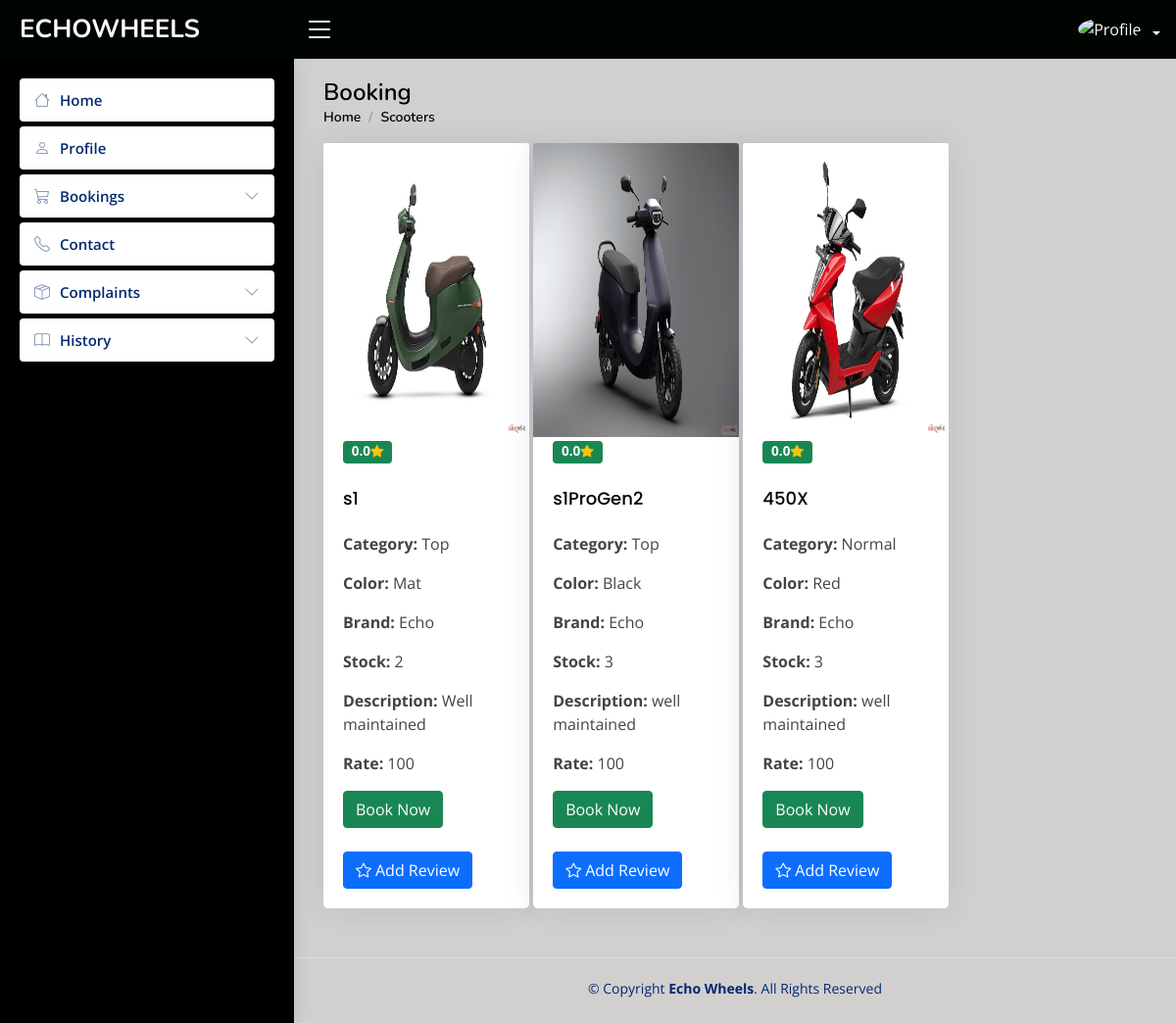
The app's page /user/viewscooter.php, older data.
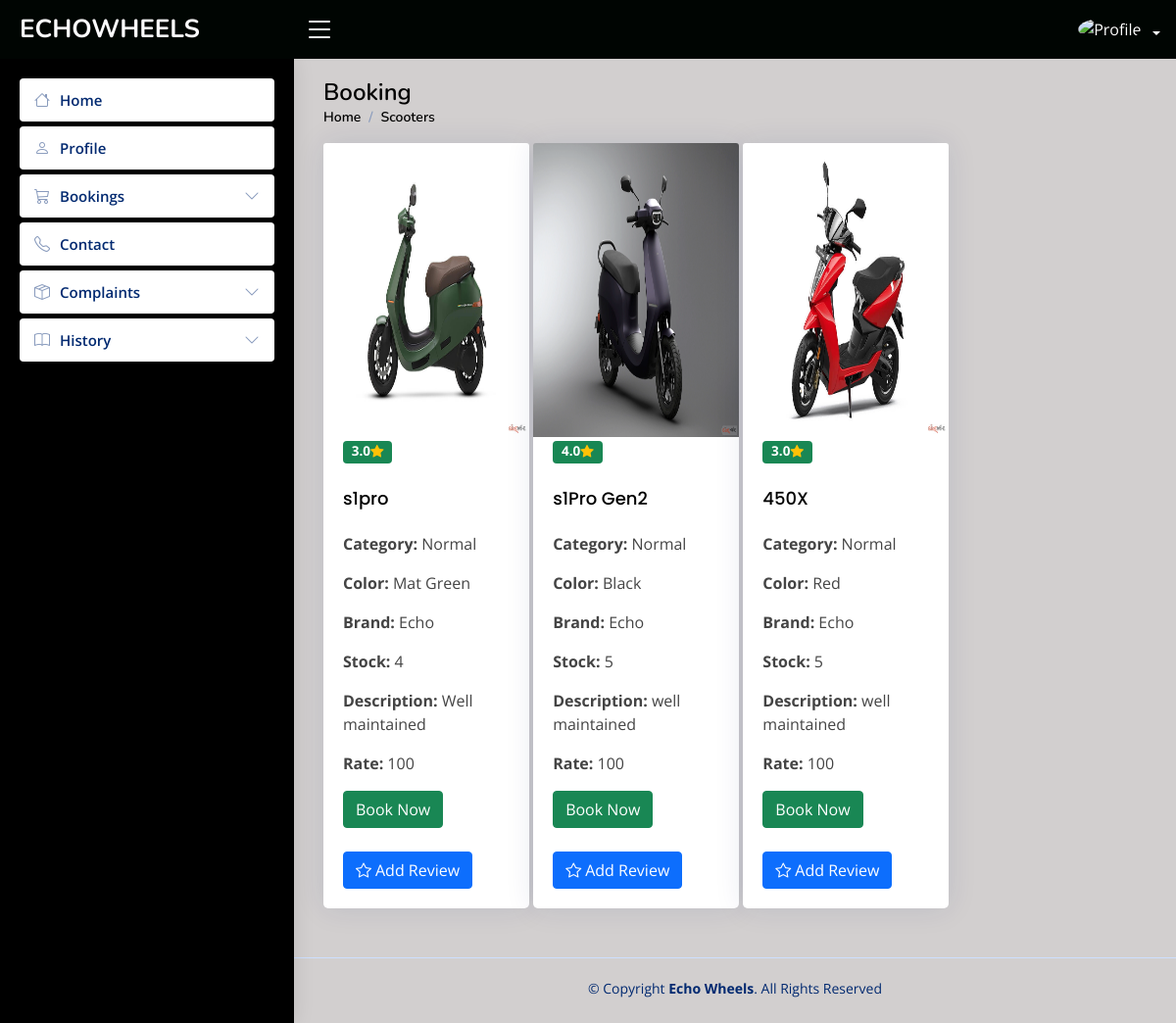
The same page, newer data.
### tables this page shows
CREATE TABLE `product` (
  `product_id` int(40) NOT NULL,
  `image` varchar(50) NOT NULL DEFAULT 'default.jpg',
  `scooter_name` varchar(50) NOT NULL,
  `scooter_category` varchar(50) NOT NULL,
  `scooter_model_year` varchar(50) NOT NULL,
  `scooter_brand` varchar(50) NOT NULL,
  `scooter_plate_number` varchar(50) NOT NULL,
  `color` varchar(50) NOT NULL,
  `stock` varchar(50) NOT NULL,
  `description` varchar(50) NOT NULL,
  `amount` varchar(30) NOT NULL
);

### connect.php (called while the page is built, shortened)
<?php
$dbname="echowheels";
$conn=mysqli_connect("localhost","root","",$dbname);
function select_data($sql)
{
  global $conn;
  $res = mysqli_query($conn, $sql);
  if ($res)
    return $res;
  else
    return False;
}
?>

### user/viewscooter.php (the view, shortened to what this page needs)
<?php
include("header.php");
   $username = $_SESSION['email_id'];
?>
<main id="main" class="main">
    <div class="pagetitle">
      <h1>Booking</h1>
      <nav>
        <ol class="breadcrumb">
          <li class="breadcrumb-item"><a href="viewscooter.php">Home</a></li>
          <li class="breadcrumb-item">Scooters</li>
        </ol>
      </nav>
    </div>
            <?php
            $sql = "select * from product where stock>0";
            $res = select_data($sql);
            while ($row = mysqli_fetch_assoc($res)) {
              $id = $row['product_id'];
        $sql3="SELECT AVG(rating) AS average_rating FROM rating WHERE scooter_id = '$id' ";
        $data3=select_data($sql3);
        $avg=mysqli_fetch_assoc($data3);
            ?>
                <div class="col-md-3" style="margin:0px;display: inline-block;">
                    <div class="card">
                        <img class="card-img-top" src="../admin/uploads/products/<?php echo $row['image']; ?>" alt="Card image cap" style="height: 300px;">
                        <div class="card-body">
                        <p style="font-size: large;margin:0 0 5px;"> <span class="badge bg-success" style="color:white"><?php echo number_format($avg['average_rating'] , 1)?><i class="bi bi-star-fill text-warning"></i></span></p>
                        <h5 class="card-title"><?php echo $row['scooter_name']; ?></h5>
                            <p class="card-text"><b>Category:</b> <?php echo $row['scooter_category']; ?></p>
                            <p class="card-text"><b>Color:</b> <?php echo $row['color']; ?></p>
                            <p class="card-text"><b>Brand:</b> <?php echo $row['scooter_brand']; ?></p>
                            <p class="card-text"><b>Stock:</b> <?php echo $row['stock']; ?></p>
                            <p class="card-text"><b>Description:</b> <?php echo $row['description']; ?></p>
                            <p class="card-text"><b>Rate:</b> <?php echo $row['amount']; ?></p>
                              <?php
                              $sql2="select user_email from booking where user_email='$username' ";
                              $data=select_data($sql2);
                              ?>
                      <div class="btn-group">
                      <a href="./bookingform.php?id=<?php echo $row['product_id'] ?>" class="btn btn-success btn">Book Now</a></div><br><br>
                        <button class="btn btn-primary" data-bs-toggle="modal" data-bs-target="#verticalycentered" onclick="passid('<?php echo $row['product_id']; ?>')">
                         <i class="bi bi-star me-1"></i>Add Review
                        </button>
                    </div>
                      </div></p>
                        </div>
            <?php
            }
            ?>
</main>

Row changes from the older to the newer data that the page shows:
changed product "Well maintained": average_rating "0.0" → "3.0"; scooter_name "s1" → "s1pro"; scooter_category "Top" → "Normal"; color "Mat" → "Mat Green"; stock "2" → "4"
changed product "Black": average_rating "0.0" → "4.0"; scooter_name "s1ProGen2" → "s1Pro Gen2"; scooter_category "Top" → "Normal"; stock "3" → "5"
changed product "Red": average_rating "0.0" → "3.0"; stock "3" → "5"
